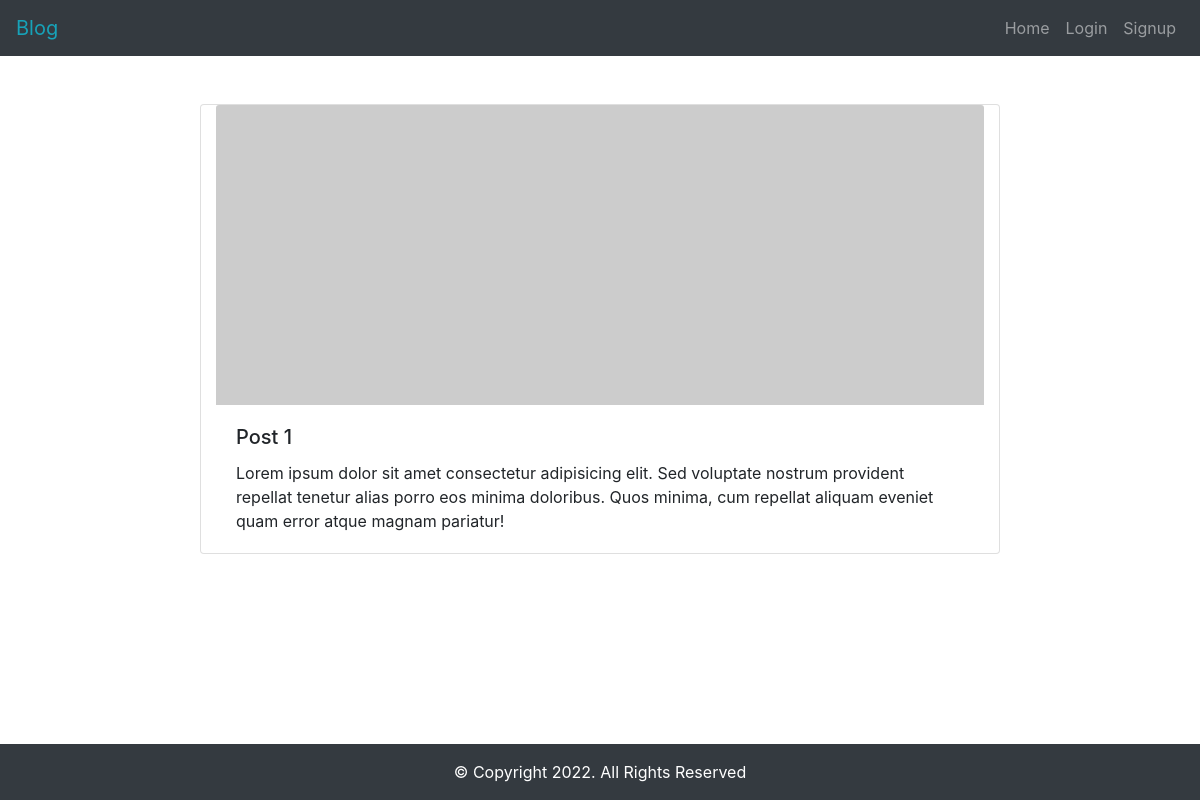
The page /post.php?id=1 on the database its author committed.
### tables this page shows
CREATE TABLE `posts` (
  `id` int(11) NOT NULL,
  `title` varchar(255) NOT NULL,
  `content` text NOT NULL,
  `category_id` int(11) NOT NULL,
  `user_id` int(11) NOT NULL
);

### functions/helpers.php (called while the page is built, shortened)
<?php
function dbSelect($table, $columns = '*', $where = '', $data = []){
    global $conn;
    $sql = "SELECT $columns FROM $table " . $where;
    $statement  = $conn->prepare($sql);
    $statement->execute($data);
    $results = $statement->fetchAll(PDO::FETCH_ASSOC);
    return $results;
}

### post.php (the view, shortened to what this page needs)
<?php
require_once('functions/db.php');
require_once('functions/helpers.php');
require_once('inc/header.php');
$id = $_GET['id'];
$post = dbSelect('posts', '*', 'WHERE id = :id', ['id' => $id]);
$title = $post[0]['title'];
$content = $post[0]['content'];
?>
<div class="container-fluid post-page">
   <div class="row">
<div class="card col-8 m-auto" style="width: 18rem;">
  <img src="https://picsum.photos/200/300?random=<?= $id ?>" class="card-img-top img-fluid" alt="Post Image">
  <div class="card-body">
    <h5 class="card-title"><?= $title ?></h5>
    <p class="card-text"><?= $content ?></p>
  </div>
</div>
</div>
</div>
<?php require_once('inc/footer.php'); ?>

### assets/css/style.css (style rules this page uses)
body { min-height: 100vh; padding-bottom: 60px; }
.card { margin-bottom: 50px; }
.card img { max-height: 300px; }
.post-page .card img { max-height: auto; }

### rows shown on the page
posts: title "Post 1", content "Lorem ipsum dolor sit amet consectetur adipisicing elit. Sed voluptate nostrum provident repellat tenetur alias porro eos minima doloribus. Quos minima, cum repellat aliquam eveniet quam error atque magnam pariatur!"
